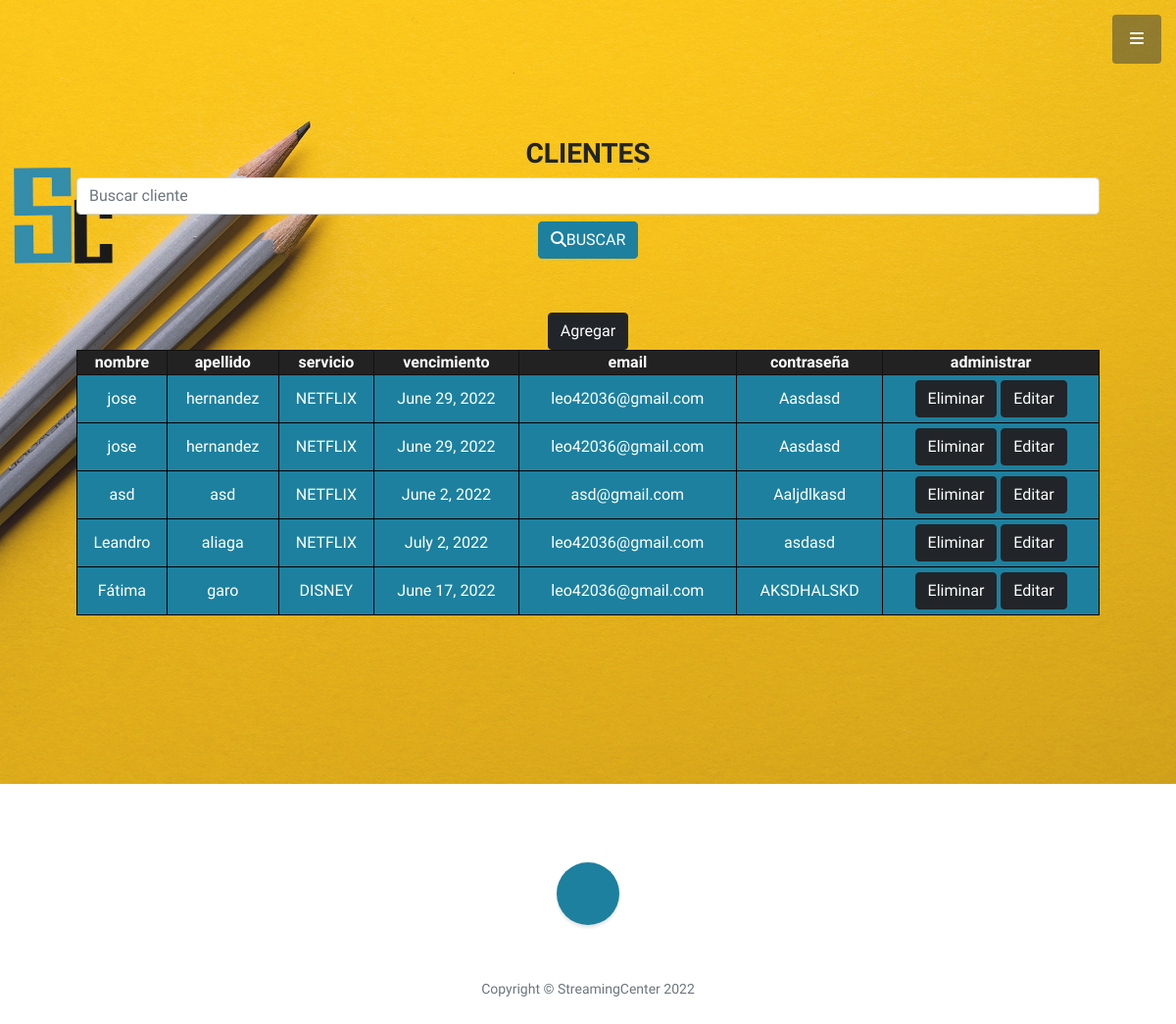
The app's page /clientesdata/ (signed in) with its own data.
### clientes/models.py (models this page shows, shortened)
class Cliente(models.Model):
    nombre = models.CharField(max_length=30)
    apellido = models.CharField(max_length=30)
    fechaVencimiento = models.DateField()
    email = models.EmailField(max_length=254)
    contraseña = models.CharField(max_length=30)
    servicio = models.CharField(max_length=30)

### clientes/views.py (the view, shortened to what this page needs)
# urls.py: path('clientesdata/', MostrarDatosClientes.as_view(), name='mostrarDatosClientes'),
class MostrarDatosClientes(LoginRequiredMixin, ListView):
    model = Cliente
    template_name = 'clientes/mostrar_datos_clientes.html'
    def get(self, request):
        clientes = Cliente.objects.all().order_by('-nombre')
        return render(request, self.template_name, {'clientes': clientes})

### Templates/clientes/mostrar_datos_clientes.html (shortened to what this page needs)
{% extends "clientes/padre.html"  %}
{% load static %}
{% block header %}
<section class="" id="clientes">
    <header class="masthead d-flex align-items-center">
        <div class="container px-4 px-lg-5 text-center">
            <div>
                <h3>CLIENTES </h3>
                    <form class="navbar-search" method="POST"> {% csrf_token %}
                        <input type="text" class="form-control" placeholder="Buscar cliente" name="buscar_cliente" value="">
                        <div class = "btn">
                            <button class="btn btn-primary "><i class="fas fa-search"></i>BUSCAR</button>
                        </div>
                    </form>
                    <table>
                        <tr>
                            <button class = "btn btn-primary btn-dark">
                                <a href="{% url 'agregarCliente' %}"> Agregar</a></a>
                            </button>
                            <th><strong>nombre</strong></th>
                            <th><strong>apellido</strong></th>
                            <th><strong>servicio</strong></th>
                            <th><strong>vencimiento</strong></th>
                            <th><strong>email</strong></th>
                            <th><strong>contraseña</strong></th>
                            <th><strong>administrar</strong></th>
                        </tr>
                        {% for c in clientes %}
                        <tr>
                            <td>{{c.nombre}}</td>
                            <td>{{c.apellido}}</td>
                            <td>{{c.servicio}}</td>
                            <td>{{c.fechaVencimiento}}</td>
                            <td>{{c.email}}</td>
                            <td>{{c.contraseña}}</td>
                            <td>
                                <button class = "btn btn-primary btn-dark">
                                    <a href="{% url 'eliminarCliente' c.id %}"> Eliminar</a></a>
                                </button>
                                <button class = "btn btn-primary btn-dark">
                                    <a href="{% url 'editarCliente' c.id %}"> Editar</a></a>
                                </button>
                            </td>
                        </tr>
                        {% endfor %}
                    </table>
            </div>
        </div>
    </header>
</section>
{% endblock %}

### Templates/clientes/mostrar_datos_clientes.html (style rules this page uses)
table { margin-bottom: 2em; width: 100%; border-collapse: collapse; background: #1D809F }
th { border-bottom: 2px solid #ccc; font-weight: bold; text-align: left; }
td { border-bottom: 1px solid #ddd; color:rgb(255, 255, 255); }
caption, th, td { padding: 4px 10px 4px 0; }
tr,td,th { vertical-align: middle; }
table tr th { background:#222; color:#fff; padding:0; border:#111 solid 1px; text-align: center; font-weight: bold; }
table tr td { border:1px rgb(0, 0, 0) solid; padding:5px; }

### Templates/clientes/padre.html (style rules this page uses)
a { text-decoration: none; color: white; }

### records on screen
Cliente: nombre "jose", apellido "hernandez", servicio "NETFLIX", fechaVencimiento "June 29, 2022", email "leo42036@gmail.com", contraseña "Aasdasd"
Cliente: nombre "jose", apellido "hernandez", servicio "NETFLIX", fechaVencimiento "June 29, 2022", email "leo42036@gmail.com", contraseña "Aasdasd"
Cliente: nombre "asd", apellido "asd", servicio "NETFLIX", fechaVencimiento "June 2, 2022", email "asd@gmail.com", contraseña "Aaljdlkasd"
Cliente: nombre "Leandro", apellido "aliaga", servicio "NETFLIX", fechaVencimiento "July 2, 2022", email "leo42036@gmail.com", contraseña "asdasd"
Cliente: nombre "Fátima", apellido "garo", servicio "DISNEY", fechaVencimiento "June 17, 2022", email "leo42036@gmail.com", contraseña "AKSDHALSKD"
